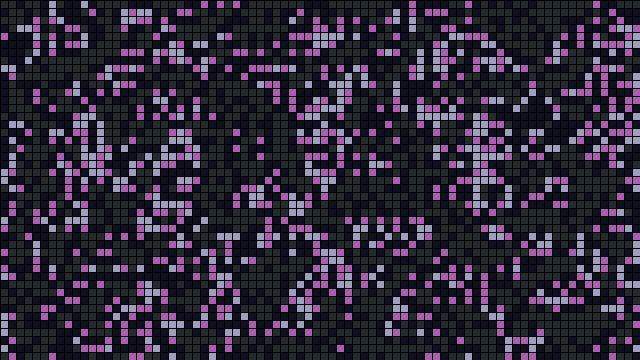
Frame 1 (no input)
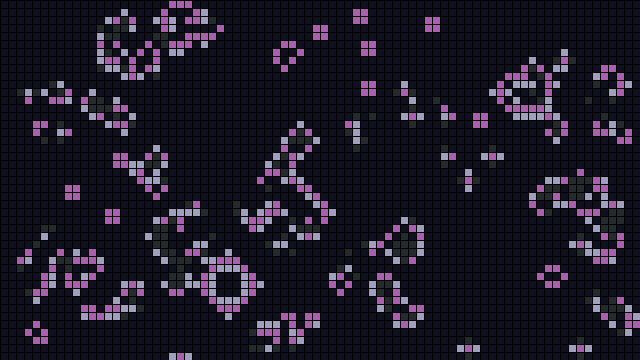
Frame 60 (the mouse pressed at the canvas centre just before this capture)
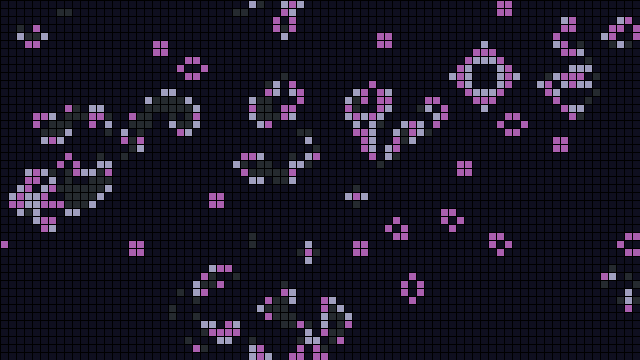
Frame 120 (the mouse held since frame 60 and released just before this capture)

The Processing sketch that drew these frames (run headless with seeded random() and noise(); from frame 60 on, the mouse is pressed at the canvas centre):

// Processing sketch: CA_game_of_life
// ── CA_game_of_life.pde


/*
tomando codigo de Daniel Shiffman 
y proximamente de Emiliano Causa

*/


AC ac;

void setup() {
  size(640, 360);
  ac = new AC();
}

void draw() {
  background(255);

  ac.generate();
  ac.display();
}

// reset board when mouse is pressed
void mousePressed() {
  ac.init();
}

// ── Automata.pde

class Cell {

  //int[][] tablero;

  float x, y, w;


  int state, previous;

  Cell(float x_, float y_, float w_) {
    x = x_;
    y = y_;
    w = w_;
    
    state = int(random(2));
    previous = state;
  }
  
  void savePrevious() {
    previous = state; 
  }

  void newState(int s) {
    state = s;
  }

  void display() { //a modificar con un return?
    if (previous==0&&state==1) fill(#a09fbf);
    else if (state==1)  fill(#aa5faf);
    else if (previous==1 && state==0)  fill(#252a2f);
    else fill(#0f0f1f);
    rect(x,y,w,w);
  }
  
  
}

class AC{
  
  int w = 8;
  int columns, rows;

  // Game of life tablero
  Cell[][] tablero;


  AC() {
    // Initialize rows, columns and set-up arrays
    columns = width/w;
    rows = height/w;
    tablero = new Cell[columns][rows];
    init();
  }

  void init() {
    for (int i = 0; i < columns; i++) {
      for (int j = 0; j < rows; j++) {
        tablero[i][j] = new Cell(i*w, j*w, w);
      }
    }
  }

  // The process of creating the new generation
  void generate() {
     for ( int i = 0; i < columns;i++) {
      for ( int j = 0; j < rows;j++) {
        tablero[i][j].savePrevious();
      }
    }
    

    // Loop through every spot in our 2D array and check spots neighbors
    for (int x = 0; x < columns; x++) {
      for (int y = 0; y < rows; y++) {

        // Add up all the states in a 3x3 surrounding grid
        int neighbors = 0;
        for (int i = -1; i <= 1; i++) {
          for (int j = -1; j <= 1; j++) {
            neighbors += tablero[(x+i+columns)%columns][(y+j+rows)%rows].previous;
          }
        }

        // A little trick to subtract the current cell's state since
        // we added it in the above loop
        neighbors -= tablero[x][y].previous;

        // Rules of Life
        if      ((tablero[x][y].state == 1) && (neighbors <  2)) tablero[x][y].newState(0);           // Loneliness
        else if ((tablero[x][y].state == 1) && (neighbors >  3)) tablero[x][y].newState(0);           // Overpopulation
        else if ((tablero[x][y].state == 0) && (neighbors == 3)) tablero[x][y].newState(1);           // Reproduction
        // else do nothing!
      }
    }
  }

  // This is the easy part, just draw the cells, fill 255 for '1', fill 0 for '0'
  void display() {
    for ( int i = 0; i < columns;i++) {
      for ( int j = 0; j < rows;j++) {
        tablero[i][j].display();
      }
    }
  }
}
